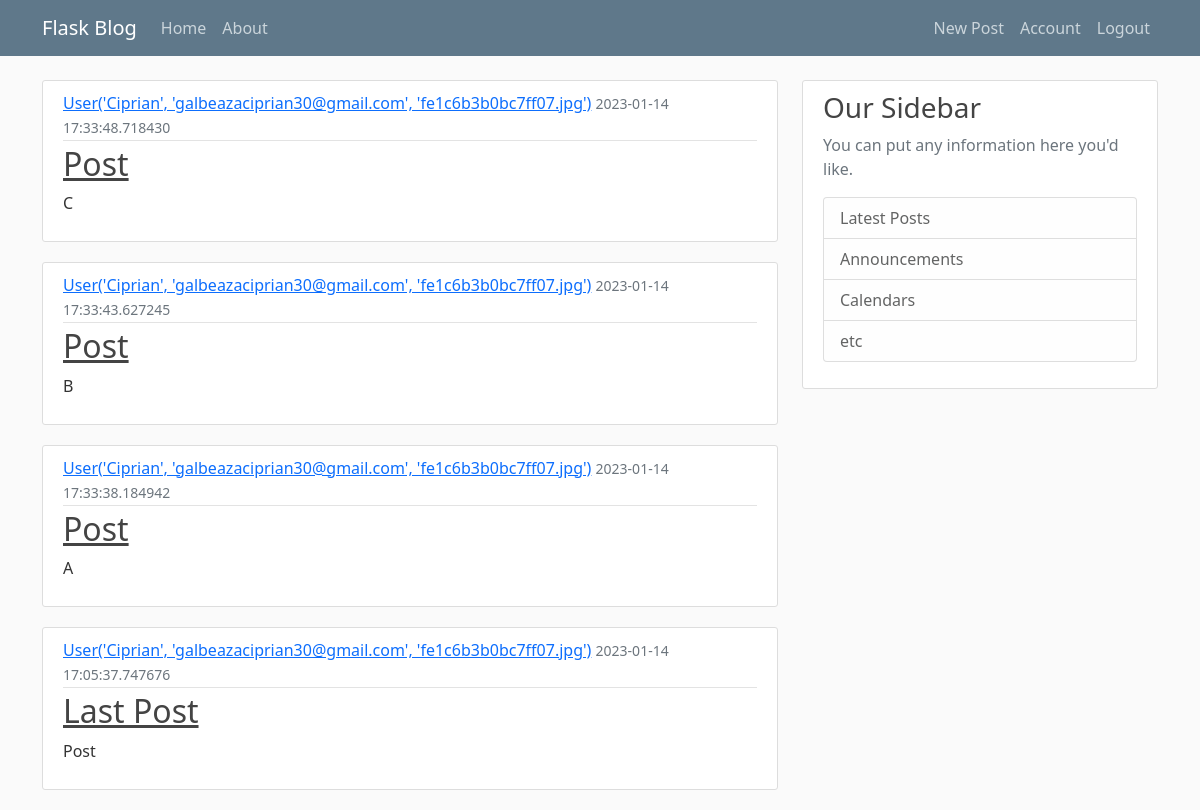
Screenshot of /home (signed in) with the database file from the repository.
### flaskblog/models.py (models this page shows, shortened)
class Post(db.Model):
    id = db.Column(db.Integer, primary_key=True)
    title = db.Column(db.String(100), nullable=False)
    date_posted = db.Column(db.DateTime, nullable=False, default=datetime.utcnow)
    content = db.Column(db.Text, nullable=False)
    user_id = db.Column(db.Integer, db.ForeignKey('user.id'), nullable=False)

class User(db.Model, UserMixin):
    id = db.Column(db.Integer, primary_key=True)
    username = db.Column(db.String(20), unique=True, nullable=False)
    email = db.Column(db.String(120), unique=True, nullable=False)
    image_file = db.Column(db.String(20), nullable=False, default='default.jpg')
    password = db.Column(db.String(60), nullable=False)
    posts = db.relationship('Post', backref='author', lazy=True)
    def __repr__(self):
        return f"User('{self.username}', '{self.email}', '{self.image_file}')"

### flaskblog/routes.py (the view)
@app.route('/')
@app.route('/home')
def home():
    page = request.args.get('page', default=1, type=int)
    posts = Post.query.order_by(Post.date_posted.desc()).paginate(per_page=4, page=page)
    return render_template('home.html', posts=posts)

### flaskblog/models.py (called while the page is built)
@login_manager.user_loader
def load_user(user_id):
    return User.query.get(int(user_id))

### flaskblog/templates/home.html
{% extends "layout.html" %}
{% block content %}
    {% for post in posts %}
        <article class="media content-section">
            <div class="media-body">
                <div class="article-metadata">
                    <a class="mr-2" href="#">{{ post.author }}</a>
                    <small class="text-muted">{{ post.date_posted }}</small>
                </div>
                <h2><a class="article-title" href="#">{{ post.title }}</a></h2>
                <p class="article-content">{{ post.content }}</p>
            </div>
        </article>
    {% endfor %}
{% endblock content %}

### flaskblog/static/main.css (style rules this page uses)
body { background: #fafafa; color: #333333; margin-top: 5rem; }
h1, h2, h3, h4, h5, h6 { color: #444444; }
.content-section { background: #ffffff; padding: 10px 20px; border: 1px solid #dddddd; border-radius: 3px; margin-bottom: 20px; }
.article-title { color: #444444; }
.article-content { white-space: pre-line; }
.article-metadata { padding-bottom: 1px; margin-bottom: 4px; border-bottom: 1px solid #e3e3e3 }

### rows the page displays
Post: author "User('Ciprian', 'galbeazaciprian30@gmail.com', 'fe1c6b3b0bc7ff07.jpg')", date_posted "2023-01-14 17:33:48.718430", title "Post", content "C"
Post: author "User('Ciprian', 'galbeazaciprian30@gmail.com', 'fe1c6b3b0bc7ff07.jpg')", date_posted "2023-01-14 17:33:43.627245", title "Post", content "B"
Post: author "User('Ciprian', 'galbeazaciprian30@gmail.com', 'fe1c6b3b0bc7ff07.jpg')", date_posted "2023-01-14 17:33:38.184942", title "Post", content "A"
Post: author "User('Ciprian', 'galbeazaciprian30@gmail.com', 'fe1c6b3b0bc7ff07.jpg')", date_posted "2023-01-14 17:05:37.747676", title "Last Post", content "Post"
